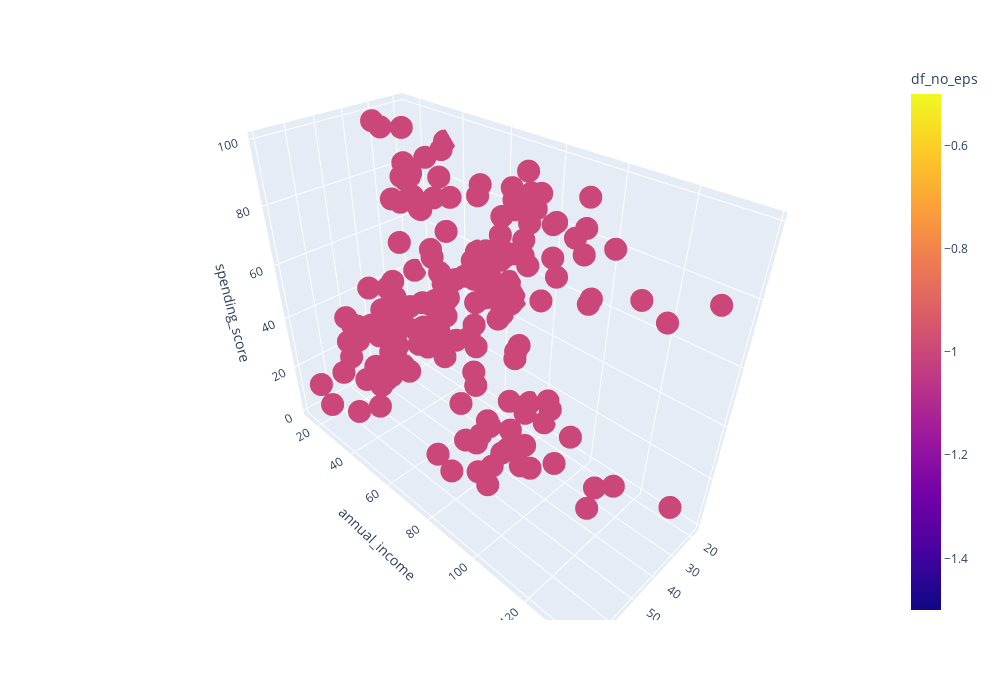

The cell this chart's notebook holds for it:
### Code cell
clustering_db_df = DBSCAN().fit(X)

clustering_db_no_eps_pred = clustering_db_df.fit_predict(X)

df['df_no_eps'] = clustering_db_no_eps_pred

def get_3d_visualization(df, clust_res):
    fig = px.scatter_3d(
        data_frame=df, 
        x = 'age', 
        y = 'annual_income', 
        z = 'spending_score', 
        color = clust_res,
        width=1000,
        height=700
    )

    #возвращаем график
    return fig

get_3d_visualization(df, 'df_no_eps')

### Figure 1 — Plotly figure (JSON) as saved in the notebook; plotly's stock layout.template omitted (floating-point values rounded to 4 significant figures; data arrays with more than 128 entries replaced by an {"elided": "..."} marker saying what was removed)
{"data": [{"hovertemplate": "age=%{x}<br>annual_income=%{y}<br>spending_score=%{z}<br>df_no_eps=%{marker.color}<extra></extra>", "legendgroup": "", "marker": {"color": {"elided": "200 int values"}, "coloraxis": "coloraxis", "symbol": "circle"}, "mode": "markers", "name": "", "scene": "scene", "showlegend": false, "type": "scatter3d", "x": {"elided": "200 int values"}, "y": {"elided": "200 int values"}, "z": {"elided": "200 int values"}}], "layout": {"coloraxis": {"colorbar": {"title": {"text": "df_no_eps"}}, "colorscale": [[0, "#0d0887"], [0.1111, "#46039f"], [0.2222, "#7201a8"], [0.3333, "#9c179e"], [0.4444, "#bd3786"], [0.5556, "#d8576b"], [0.6667, "#ed7953"], [0.7778, "#fb9f3a"], [0.8889, "#fdca26"], [1, "#f0f921"]]}, "height": 700, "legend": {"tracegroupgap": 0}, "margin": {"t": 60}, "scene": {"domain": {"x": [0, 1], "y": [0, 1]}, "xaxis": {"title": {"text": "age"}}, "yaxis": {"title": {"text": "annual_income"}}, "zaxis": {"title": {"text": "spending_score"}}}, "width": 1000}}
